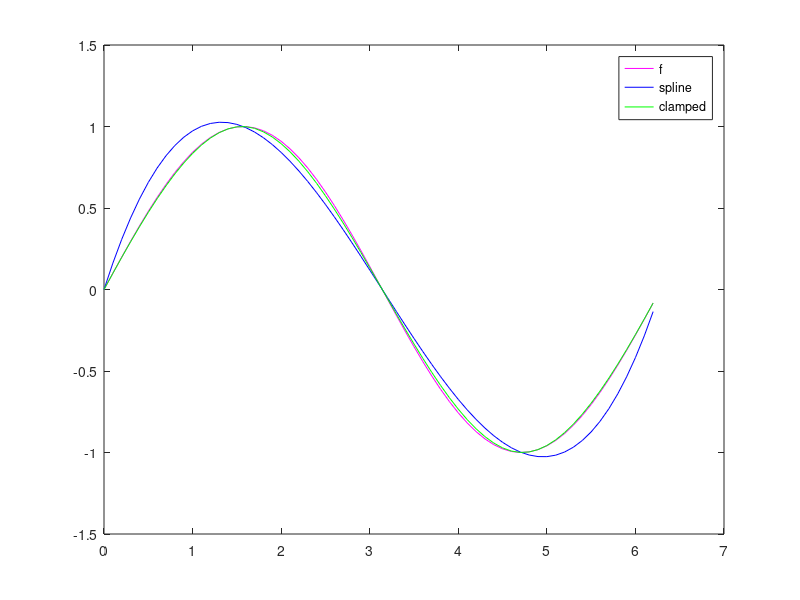

The MATLAB script that drew this image:
n = [0, pi / 2, pi, 3 * pi / 2, 2 * pi];
f = sin(n);

sin(pi / 4)
spline(n, f, pi / 4)
spline(n, [1 f 1], pi / 4)

x = 0 : 0.1 : 2 * pi;

plot(
  x, sin(x), 'm',
  x, spline(n, f, x), 'b',
  x, spline(n, [1 f 1], x), 'g'
);

legend("f", "spline", "clamped");
pause();
